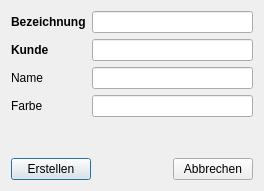
<?xml version="1.0" encoding="UTF-8"?>
<ui version="4.0">
 <class>NewArticle</class>
 <widget class="QDialog" name="NewArticle">
  <property name="geometry">
   <rect>
    <x>0</x>
    <y>0</y>
    <width>264</width>
    <height>191</height>
   </rect>
  </property>
  <property name="windowTitle">
   <string>Neuer Artikel</string>
  </property>
  <property name="locale">
   <locale language="German" country="Germany"/>
  </property>
  <layout class="QVBoxLayout" name="verticalLayout">
   <item>
    <layout class="QFormLayout" name="flayout_data">
     <item row="0" column="0">
      <widget class="QLabel" name="l_ident">
       <property name="font">
        <font>
         <weight>75</weight>
         <bold>true</bold>
        </font>
       </property>
       <property name="text">
        <string>Bezeichnung</string>
       </property>
       <property name="scaledContents">
        <bool>false</bool>
       </property>
      </widget>
     </item>
     <item row="0" column="1">
      <widget class="QLineEdit" name="le_ident">
       <property name="maxLength">
        <number>11</number>
       </property>
      </widget>
     </item>
     <item row="2" column="0">
      <widget class="QLabel" name="l_name">
       <property name="text">
        <string>Name</string>
       </property>
      </widget>
     </item>
     <item row="2" column="1">
      <widget class="QLineEdit" name="le_name">
       <property name="maxLength">
        <number>20</number>
       </property>
      </widget>
     </item>
     <item row="3" column="0">
      <widget class="QLabel" name="l_colour">
       <property name="text">
        <string>Farbe</string>
       </property>
      </widget>
     </item>
     <item row="3" column="1">
      <widget class="QLineEdit" name="le_colour">
       <property name="maxLength">
        <number>10</number>
       </property>
      </widget>
     </item>
     <item row="1" column="0">
      <widget class="QLabel" name="l_client">
       <property name="font">
        <font>
         <weight>75</weight>
         <bold>true</bold>
        </font>
       </property>
       <property name="text">
        <string>Kunde</string>
       </property>
      </widget>
     </item>
     <item row="1" column="1">
      <widget class="QLineEdit" name="le_customer">
       <property name="maxLength">
        <number>20</number>
       </property>
      </widget>
     </item>
    </layout>
   </item>
   <item>
    <layout class="QHBoxLayout" name="hlayout_buttons">
     <property name="sizeConstraint">
      <enum>QLayout::SetDefaultConstraint</enum>
     </property>
     <item>
      <widget class="QPushButton" name="pb_create">
       <property name="sizePolicy">
        <sizepolicy hsizetype="Minimum" vsizetype="Fixed">
         <horstretch>0</horstretch>
         <verstretch>0</verstretch>
        </sizepolicy>
       </property>
       <property name="text">
        <string>Erstellen</string>
       </property>
      </widget>
     </item>
     <item>
      <spacer name="hspacer_buttons">
       <property name="orientation">
        <enum>Qt::Horizontal</enum>
       </property>
       <property name="sizeType">
        <enum>QSizePolicy::Expanding</enum>
       </property>
       <property name="sizeHint" stdset="0">
        <size>
         <width>40</width>
         <height>20</height>
        </size>
       </property>
      </spacer>
     </item>
     <item>
      <widget class="QPushButton" name="pb_cancel">
       <property name="sizePolicy">
        <sizepolicy hsizetype="Minimum" vsizetype="Fixed">
         <horstretch>0</horstretch>
         <verstretch>0</verstretch>
        </sizepolicy>
       </property>
       <property name="text">
        <string>Abbrechen</string>
       </property>
      </widget>
     </item>
    </layout>
   </item>
  </layout>
 </widget>
 <tabstops>
  <tabstop>le_ident</tabstop>
  <tabstop>le_customer</tabstop>
  <tabstop>le_name</tabstop>
  <tabstop>le_colour</tabstop>
  <tabstop>pb_create</tabstop>
  <tabstop>pb_cancel</tabstop>
 </tabstops>
 <resources/>
 <connections>
  <connection>
   <sender>pb_cancel</sender>
   <signal>clicked()</signal>
   <receiver>NewArticle</receiver>
   <slot>reject()</slot>
   <hints>
    <hint type="sourcelabel">
     <x>211</x>
     <y>166</y>
    </hint>
    <hint type="destinationlabel">
     <x>131</x>
     <y>95</y>
    </hint>
   </hints>
  </connection>
  <connection>
   <sender>pb_create</sender>
   <signal>clicked()</signal>
   <receiver>NewArticle</receiver>
   <slot>accept()</slot>
   <hints>
    <hint type="sourcelabel">
     <x>52</x>
     <y>166</y>
    </hint>
    <hint type="destinationlabel">
     <x>131</x>
     <y>95</y>
    </hint>
   </hints>
  </connection>
 </connections>
</ui>
